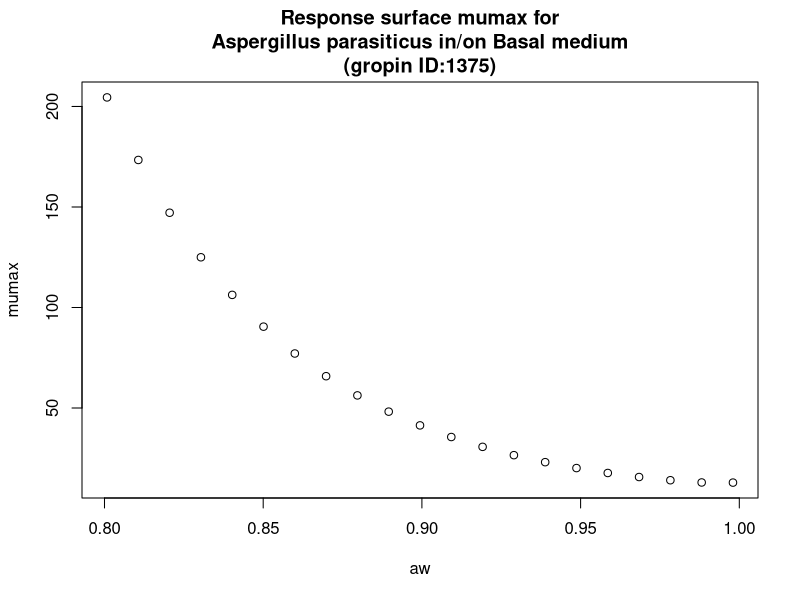

This figure's R source:
#############################
# start of Parameter script
#############################
aw <- seq(0.8008,0.998001998001998,length.out=21)
#############################
# end of Parameter script
#############################
############################# 
# start of Model script Gropin ID 1375 
#############################
 
# constant coefficients for this model
 
variables <- data.frame(aw)
argumentsPar <- expand.grid(variables)
 
# heart of the model
response_surface <- function(aw) {
   mumax <-exp(2.652-3.023*sqrt(1-aw)+20.17*(sqrt(1-aw))^2)

return(mumax=mumax)
} 

# output parameters
responseSurface <- cbind(argumentsPar,response_surface(argumentsPar['aw']))
colnames(responseSurface) <- c(colnames(argumentsPar),'mumax')
#############################
# End of Model script
#############################
############################# 
# start of Visualisation script Gropin ID 1375 
#############################
plot(aw,responseSurface$'mumax',xlab='aw',
                          ylab='mumax',main='Response surface mumax for
Aspergillus parasiticus in/on Basal medium
(gropin ID:1375)')
#############################
# End of Visualisation script
#############################
